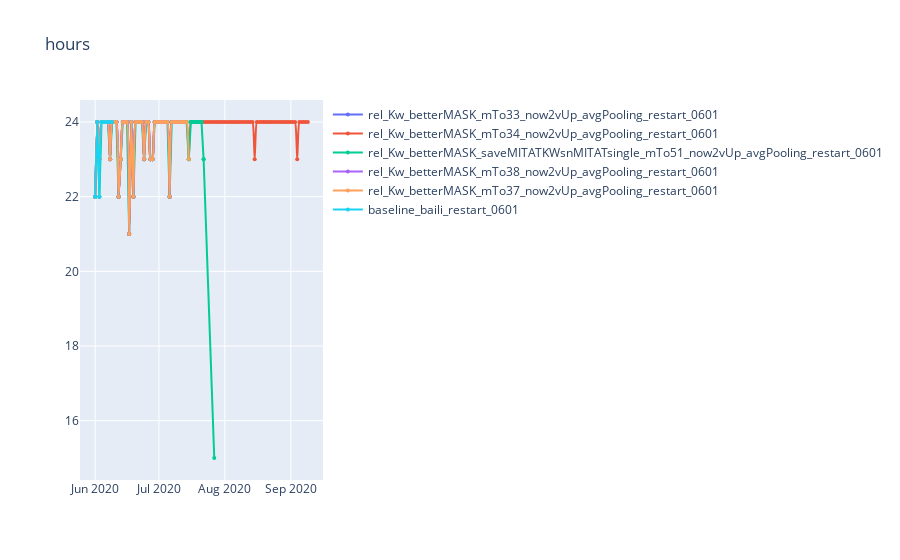
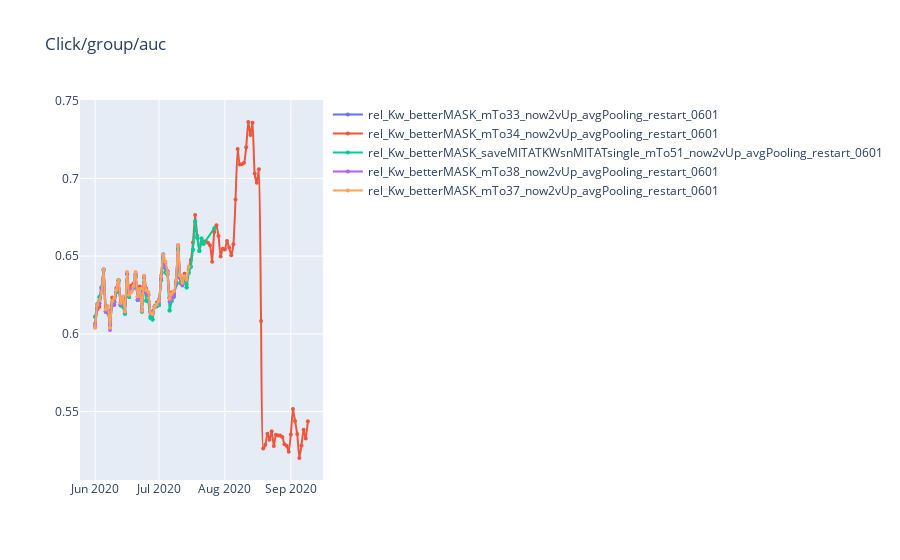
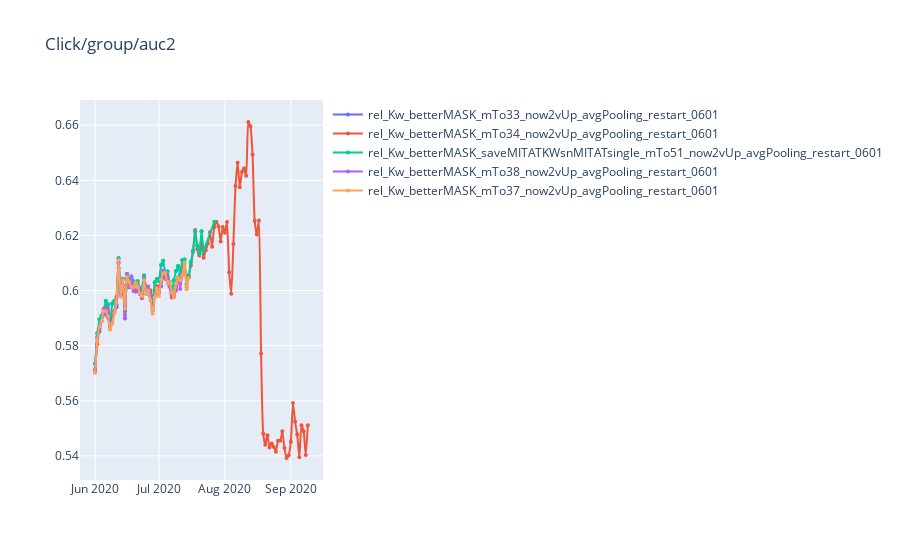
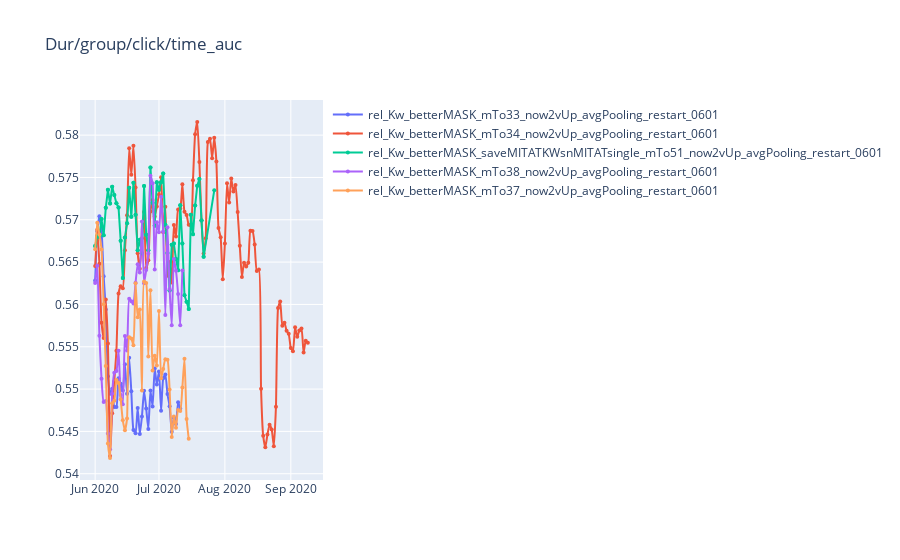

The notebook cell saved with these charts, in order:
### Code cell
cols = ['date', 'model','sqrt/auc', 'group/sqrt/auc', 'quality/sqrt/auc', 'quality/group/sqrt/auc', 'inv_rate']
if mark == 'video':
  cols += ['finish_auc', 'vtime_auc']
# qgrid.show_grid(df[cols].sort_values(['date', 'group/sqrt/auc'], ascending=[False, False]))
metrics = [ 'hours',
           'Click/group/auc',  'Click/group/auc2', 'Dur/group/click/time_auc',
           'group/auc', 'group/auc2', 'cold/group/auc',
            'group/sqrt/auc',
           'sqrt/auc', 
           
           'auc', 'clickmids/auc', 'cold/auc',
           'quality/group/auc',
           'group/click/time_auc', 'quality/group/click/time_auc', 'rmse', 'click/rmse', 
           'rcr_auc', 'vtime_auc', 'ptime_auc',   
           'group/ndcg3_click', 'group/ndcg_click', 
           'stats/click_ratio','stats/num_instances','stats/pos_ratio',
           'loss/click', 'loss/dur',
           
          ]
gezi.line(df, x='date', y=metrics, color='model')
